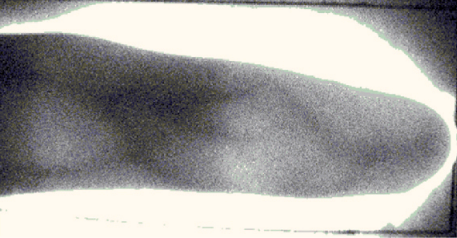
#> input picture sample.bmp, 457 x 238 px
$ python preprocessing.py
#> lines starting #> are read from the running program, lines starting #| are printed output that depends on the picture; after the words box and inside, x2 and y2 are one past the last pixel; in counts of white or black regions, pixels touching at a corner belong together
import cv2 as cv
import numpy as np

def background_removal(image):

    # Binarize the image
    _, binary_image = cv.threshold(image, 200, 255, cv.THRESH_BINARY_INV)
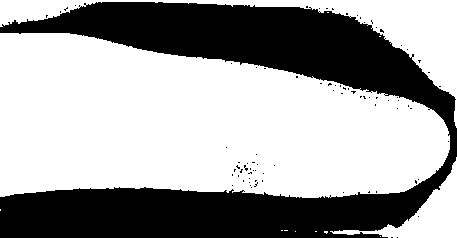
#> binary_image: shape (238, 457); 62.9% white; 81 black regions (80 under 20 px), largest, box (x1, y1, x2, y2) and area: (0, 2, 457, 238) 40131

    # Apply Sobel filter to create an edge map
    sobel_x = cv.Sobel(image, cv.CV_32F, 1, 0, ksize=-1)
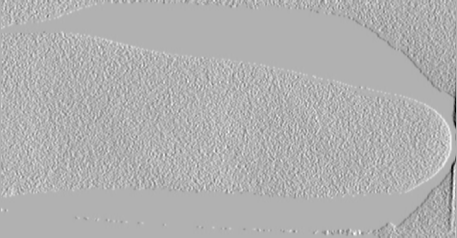
#> sobel_x: shape (238, 457) float32; min -2507, max 1101, mean -0.7; drawn with min black and max white
    sobel_x = cv.convertScaleAbs(sobel_x)
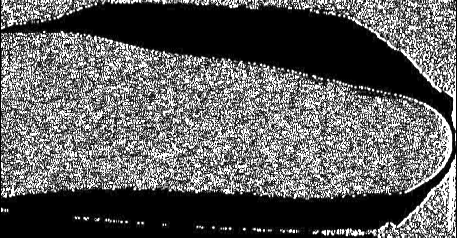
#> sobel_x: shape (238, 457); min 0, max 255, mean 93.4
    sobel_y = cv.Sobel(image, cv.CV_32F, 0, 1, ksize=-1)
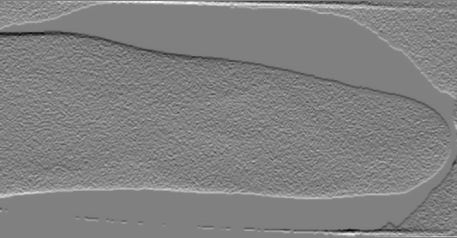
#> sobel_y: shape (238, 457) float32; min -2163, max 2129, mean 16.6; drawn with min black and max white
    sobel_y = cv.convertScaleAbs(sobel_y)
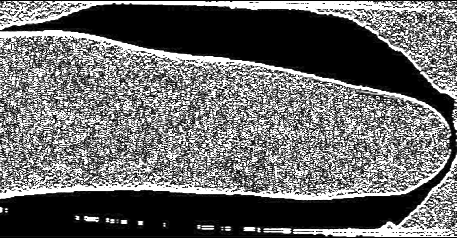
#> sobel_y: shape (238, 457); min 0, max 255, mean 104.2
    edge_map = cv.addWeighted(sobel_x, 0.5, sobel_y, 0.5, 0)
    edge_map = cv.bitwise_not(edge_map)
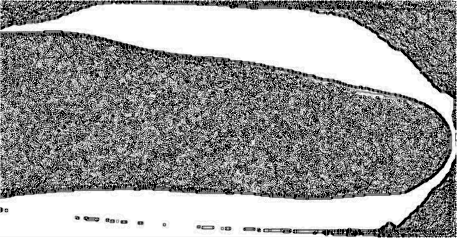
#> edge_map: shape (238, 457); min 0, max 255, mean 156.2

    # Generate the difference image
    diff_image = np.maximum(binary_image - edge_map, 0)

    # Area thresholding using 25x25 Gaussian distribution
    thresholded_img = cv.adaptiveThreshold(diff_image, 255, cv.ADAPTIVE_THRESH_GAUSSIAN_C, cv.THRESH_BINARY, 25, 1)
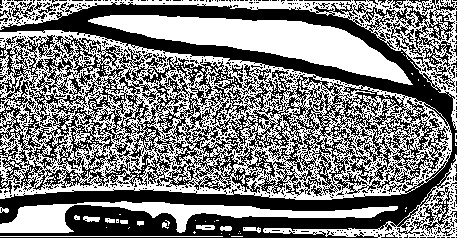
#> thresholded_img: shape (238, 457); 49.7% white; 243 white regions (226 under 20 px)

    # Extract contours
    contours, _ = cv.findContours(image=thresholded_img, mode=cv.RETR_EXTERNAL, method=cv.CHAIN_APPROX_SIMPLE)
#> contours = 52 contours, 40 with area under 20; largest, box (x1, y1, x2, y2) and area: (0, 30, 452, 200) 58060, (0, 0, 457, 130) 8963, (88, 15, 413, 85) 8312, (0, 201, 398, 233) 3951, (263, 154, 457, 238) 3064
    mask = np.zeros_like(thresholded_img)
#> (the run stopped early here; a loop or call above may not have finished)
